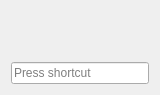
<?xml version="1.0" encoding="UTF-8"?>
<ui version="4.0">
 <class>my_qt5_dialog</class>
 <widget class="QDialog" name="my_qt5_dialog">
  <property name="geometry">
   <rect>
    <x>0</x>
    <y>0</y>
    <width>160</width>
    <height>95</height>
   </rect>
  </property>
  <layout class="QGridLayout" name="gridLayout">
   <item row="0" column="0">
    <widget class="QLabel" name="label">
     <property name="text">
      <string/>
     </property>
     <property name="pixmap">
      <pixmap resource="travis_qmake_gcc_cpp98_qt5.qrc">:/images/TravisCI.png</pixmap>
     </property>
    </widget>
   </item>
   <item row="1" column="0">
    <widget class="QKeySequenceEdit" name="keySequenceEdit"/>
   </item>
  </layout>
 </widget>
 <resources>
  <include location="travis_qmake_gcc_cpp98_qt5.qrc"/>
 </resources>
 <connections/>
</ui>
